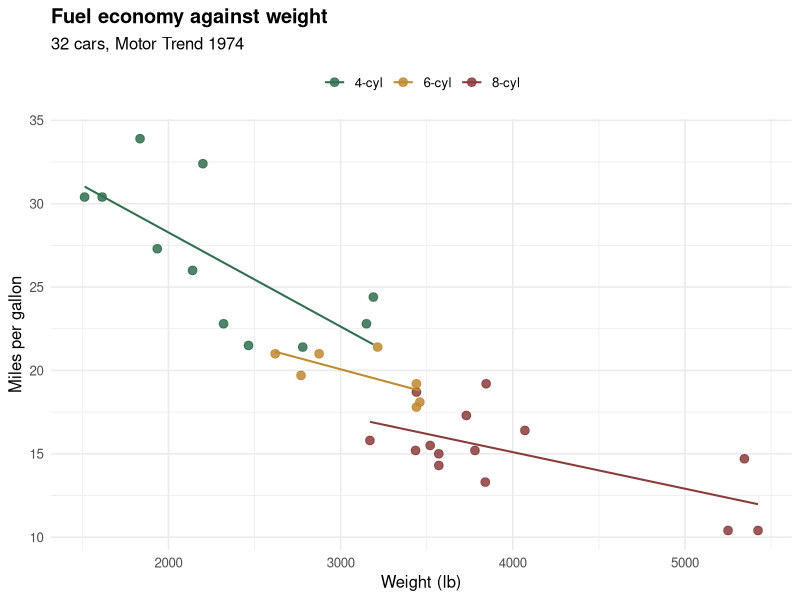

Source code (R):
## ---- chunk 1
#| label: setup
library(ggplot2)
library(dplyr)

cars <- mtcars |>
  tibble::as_tibble(rownames = "model") |>
  mutate(
    cylinders   = factor(cyl, levels = c(4, 6, 8), labels = c("4-cyl", "6-cyl", "8-cyl")),
    transmission = factor(am, levels = c(0, 1), labels = c("Automatic", "Manual"))
  )

glimpse(cars)
## ---- chunk 2
#| label: fig-weight-mpg
#| fig-cap: "Fuel economy falls with weight; the gap between 4- and 8-cylinder cars persists at any given weight."
#| fig-width: 7
#| fig-height: 4.5

ggplot(cars, aes(wt * 1000, mpg, colour = cylinders)) +
  geom_point(size = 2.6, alpha = .85) +
  geom_smooth(method = "lm", formula = y ~ x, se = FALSE, linewidth = .7) +
  scale_colour_manual(values = c("#2f6f4e", "#c08a2e", "#8c3b3b")) +
  labs(
    x = "Weight (lb)", y = "Miles per gallon", colour = NULL,
    title = "Fuel economy against weight",
    subtitle = "32 cars, Motor Trend 1974"
  ) +
  theme_minimal(base_size = 12) +
  theme(legend.position = "top", plot.title = element_text(face = "bold"))
## ---- chunk 3
#| label: tbl-model
#| tbl-cap: "Least-squares fit of mpg on weight and cylinder count."

fit <- lm(mpg ~ wt + cylinders, data = cars)

broom::tidy(fit, conf.int = TRUE) |>
  mutate(across(where(is.numeric), \(x) round(x, 2))) |>
  knitr::kable()
## ---- chunk 4
#| label: tbl-summary
#| tbl-cap: "Mean fuel economy by cylinder count and transmission."

cars |>
  summarise(
    n = n(),
    mean_mpg = round(mean(mpg), 1),
    sd_mpg   = round(sd(mpg), 1),
    .by = c(cylinders, transmission)
  ) |>
  arrange(cylinders, transmission) |>
  knitr::kable(col.names = c("Cylinders", "Transmission", "n", "Mean mpg", "SD"))
